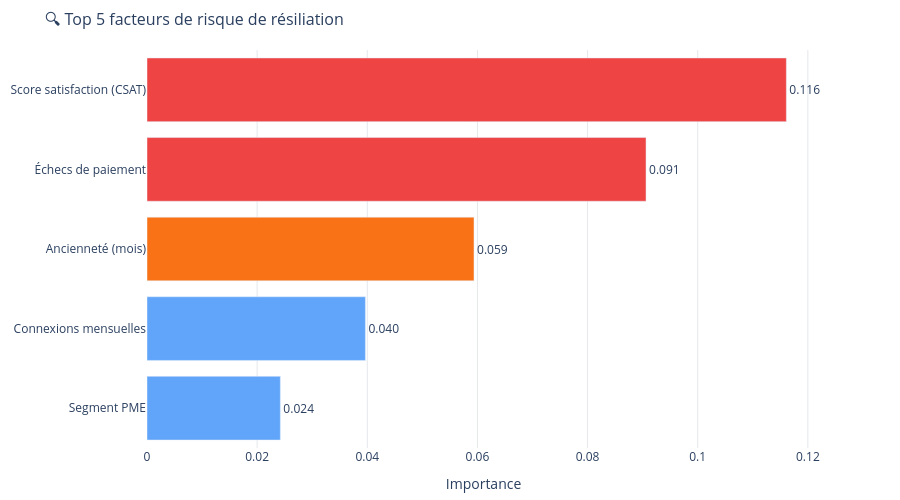

The cell this chart's notebook holds for it:
### Code cell
# focus XGBoost

import plotly.graph_objects as go

importances = pd.Series(models["XGBoost"].feature_importances_, index=X_train.columns)
importances = importances.nlargest(5).sort_values()

def strip_prefix(name: str) -> str:
    for prefix in ("num__", "nom__", "bin__"):
        if name.startswith(prefix):
            return name[len(prefix):]
    return name

importances.index = [strip_prefix(n) for n in importances.index]

TRADUCTIONS = {
    # numériques
    "age":                      "Âge",
    "tenure_months":            "Ancienneté (mois)",
    "monthly_logins":           "Connexions mensuelles",
    "weekly_active_days":       "Jours actifs / semaine",
    "avg_session_time":         "Durée moy. de session",
    "features_used":            "Fonctionnalités utilisées",
    "usage_growth_rate":        "Croissance d'utilisation",
    "last_login_days_ago":      "Jours depuis dernière connexion",
    "monthly_fee":              "Frais mensuels ($)",
    "total_revenue":            "Revenu total ($)",
    "payment_failures":         "Échecs de paiement",
    "support_tickets":          "Tickets support",
    "avg_resolution_time":      "Délai rés. moyen (h)",
    "csat_score":               "Score satisfaction (CSAT)",
    "escalations":              "Escalades support",
    "email_open_rate":          "Taux ouverture email",
    "marketing_click_rate":     "Taux clics marketing",
    "nps_score":                "NPS",
    "referral_count":           "Parrainages",
    # binaires
    "gender":                   "Genre",
    "discount_applied":         "Remise appliquée",
    "price_increase_last_3m":   "Hausse de prix (3 mois)",
    # one-hot : contract_type
    "contract_type_Monthly":    "Contrat mensuel",
    "contract_type_Yearly":     "Contrat annuel",
    "contract_type_Two-Year":   "Contrat 2 ans",
    # one-hot : customer_segment
    "customer_segment_Enterprise": "Segment Entreprise",
    "customer_segment_SME":        "Segment PME",
    "customer_segment_Startup":    "Segment Startup",
    # one-hot : payment_method
    "payment_method_Credit Card":  "Paiement CB",
    "payment_method_Bank Transfer":"Paiement virement",
    "payment_method_PayPal":       "Paiement PayPal",
    # one-hot : signup_channel
    "signup_channel_Web":          "Inscription Web",
    "signup_channel_Mobile":       "Inscription Mobile",
    "signup_channel_Partner":      "Inscription Partenaire",
    # one-hot : complaint_type
    "complaint_type_No_Complaint": "Aucune plainte",
    "complaint_type_Billing":      "Plainte facturation",
    "complaint_type_Technical":    "Plainte technique",
    "complaint_type_Service":      "Plainte service",
    # autre
    "survey_response_Neutral": "Satisfaction neutre",
    "survey_response_Unsatisfied": "Non satisfait",
}

importances.index = [TRADUCTIONS.get(n, n) for n in importances.index]

colors = [
    "#ef4444" if v >= importances.quantile(0.75)
    else "#f97316" if v >= importances.median()
    else "#60a5fa"
    for v in importances.values
]

fig = go.Figure(go.Bar(
    x=importances.values,
    y=importances.index,
    orientation="h",
    marker_color=colors,
    text=[f"{v:.3f}" for v in importances.values],
    textposition="outside",
))

fig.update_layout(
    title=dict(text="🔍 Top 5 facteurs de risque de résiliation", font_size=16),
    xaxis_title="Importance",
    yaxis_title=None,
    height=500,
    margin=dict(l=10, r=80, t=50, b=40),
    plot_bgcolor="white",
    paper_bgcolor="white",
    xaxis=dict(showgrid=True, gridcolor="#e5e7eb"),
    yaxis=dict(tickfont=dict(size=12)),
    showlegend=False,
)

fig.show()

### Figure 1 — Plotly figure (JSON) as saved in the notebook; plotly's stock layout.template omitted (floating-point values rounded to 4 significant figures)
{"data": [{"marker": {"color": ["#60a5fa", "#60a5fa", "#f97316", "#ef4444", "#ef4444"]}, "orientation": "h", "text": ["0.024", "0.040", "0.059", "0.091", "0.116"], "textposition": "outside", "type": "bar", "x": [0.02421, 0.03966, 0.05938, 0.09062, 0.1161], "y": ["Segment PME", "Connexions mensuelles", "Ancienneté (mois)", "Échecs de paiement", "Score satisfaction (CSAT)"]}], "layout": {"height": 500, "margin": {"b": 40, "l": 10, "r": 80, "t": 50}, "paper_bgcolor": "white", "plot_bgcolor": "white", "showlegend": false, "title": {"font": {"size": 16}, "text": "🔍 Top 5 facteurs de risque de résiliation"}, "xaxis": {"gridcolor": "#e5e7eb", "showgrid": true, "title": {"text": "Importance"}}, "yaxis": {"tickfont": {"size": 12}, "title": {}}}}
